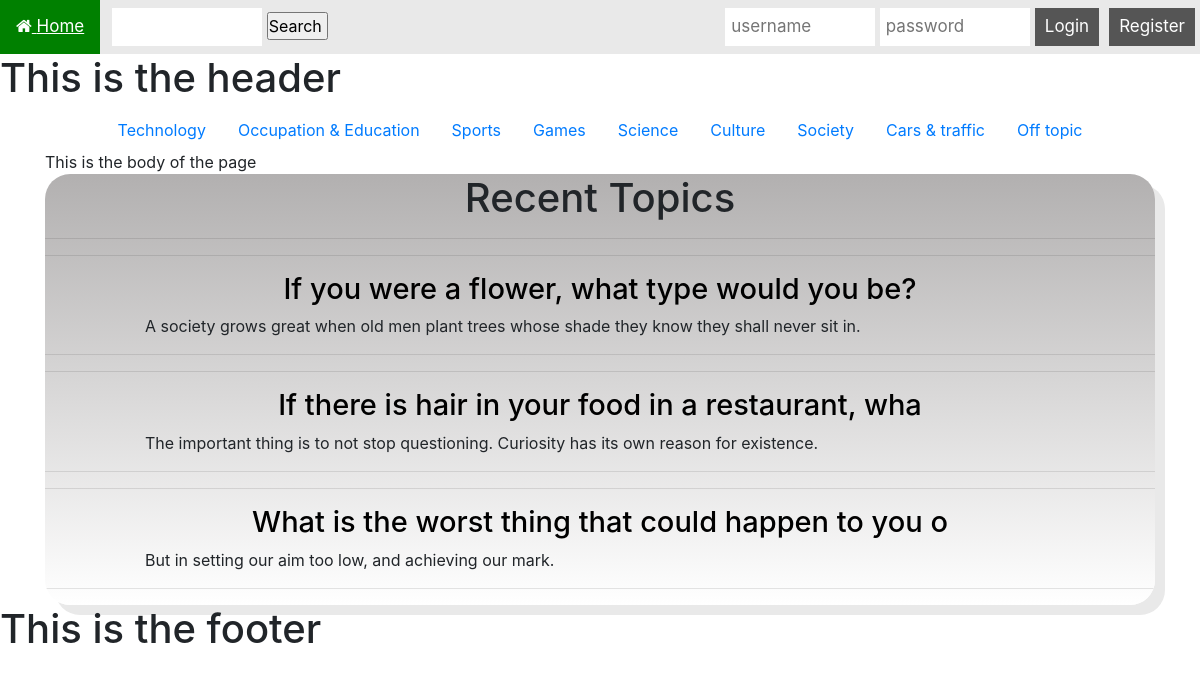
The page / on the database its author committed.
### tables this page shows
CREATE TABLE `Category` (
  `id` int(12) NOT NULL,
  `name` varchar(50) NOT NULL
);

CREATE TABLE `Topic` (
  `id` int(11) NOT NULL,
  `title` varchar(50) NOT NULL,
  `body` varchar(500) NOT NULL,
  `userID` int(11) NOT NULL,
  `categoryId` int(11) NOT NULL
);

### view/View.php (called while the page is built)
<?php
Class View {
	public function create($filePath, $data) {
	       include 'view/includes/header.php';
	       include $filePath;
	       include 'view/includes/footer.php';
	}
}
?>

### index.php (called while the page is built)
<?php
    include_once("controller/Controller.php");
    $controller = new Controller();
    $controller->invoke();
?>

### model/Category.php (called while the page is built, shortened)
<?php
class Category {
      public function __construct($id, $name) {
      	     $this->id = $id;
	     $this->name = $name;
    }
}

### model/DBModel.php (called while the page is built, shortened)
<?php
include("Topic.php");
class DBModel {
    protected $db = null;
    public function __construct($db = null)
    {
	    if ($db)
		{
			$this->db = $db;
		}
		else
		{
        try {
			$this->db = new PDO("mysql:host=localhost;dbname=CodeOps_database;", "root", "");
		} catch(PDOException $e) {
			echo "Error ocurred!";
			echo $e->getMessage();
		}}
    }
    public function getLastTenTopics(){
        $topic = array();
        $stmt = $this->db->query("SELECT * FROM Topic ORDER BY id DESC LIMIT 3");
	if($stmt) {
        while($row = $stmt->fetch(PDO::FETCH_ASSOC)){
            $topic[] = new Topic($row["id"], $row["title"], $row["body"], $row["userID"], $row["categoryId"]);
        }}
        return $topic;
    }
    public function getAllCategories() {
        $request = $this->db->prepare("SELECT * FROM Category");
        $request->execute();
        $results = array();
        while($row = $request->fetch(PDO::FETCH_ASSOC)) {
           $results[] = new Category($row['id'], $row['name']);
        }
        return $results;
    }
}
?>

### model/Topic.php (called while the page is built, shortened)
<?php
class Topic {
      public function __construct($id, $title, $body, $userId, $categoryId){
        $this->id = $id;
      	$this->title = $title;
      	$this->body = $body;
      }
}

### view/HomePageView.php (the view)
<div class="container">
  <ul class="nav justify-content-center">
    <?php foreach($data[0] as $category): ?>
    <li class="nav-item">
      <a class="nav-link" href="/CodeOps_Forum/index.php?category=<?php echo $category->id ;?>"> <?php echo $category->name; ?></a>
    </li>
    <?php endforeach; ?>
  </ul>
This is the body of the page
	<div id="post" class="postlist">
		<h1>Recent Topics</h1>
		<hr>
	<?php foreach($data[1] as $topic): ?>
		<hr>
		    <h2><a href="/CodeOps_Forum/index.php?id=<?php echo $topic->id ?>"><?php echo $topic->title?></a></h2>
		    <p  id="topicBody"><?php echo $topic->body ?></p>
		<hr>
	<?php endforeach; ?>
	</div>
</div>

### view/css/main.css (style rules this page uses)
* { margin: 0px; padding: 0px; }
body { font-size: 120%; background: #F8F8FF; }
.postlist { box-shadow: 10px 10px #e9e9e9; overflow: hidden; background: linear-gradient(#b2b0b0, #ffffff); margin: auto; padding: 0; border-radius: 25px; }
#post.postlist { box-shadow: 10px 10px #e9e9e9; overflow: hidden; background: linear-gradient(#b2b0b0, #ffffff); margin: auto; padding: 0; border-radius: 25px; }
.postlist h1 { text-align: center; }
.postlist h2 { text-align: center; text-decoration: none; }
.postlist p { padding-left : 10px; padding-right : 10px; word-wrap: break-word; }
h2 a { text-align: center; color: black; font-size: 29px; }
p { display: inline; }
p#topicBody { padding-left: 100px; display: block; padding-right: 100px; }

### rows shown on the page
category: name "Technology"
category: name "Occupation & Education"
category: name "Sports"
category: name "Games"
category: name "Science"
category: name "Culture"
category: name "Society"
category: name "Cars & traffic"
category: name "Off topic"
topic: title "If you were a flower, what type would you be?", body "A society grows great when old men plant trees whose shade they know they shall never sit in."
topic: title "If there is hair in your food in a restaurant, wha", body "The important thing is to not stop questioning. Curiosity has its own reason for existence."
topic: title "What is the worst thing that could happen to you o", body "But in setting our aim too low, and achieving our mark."
